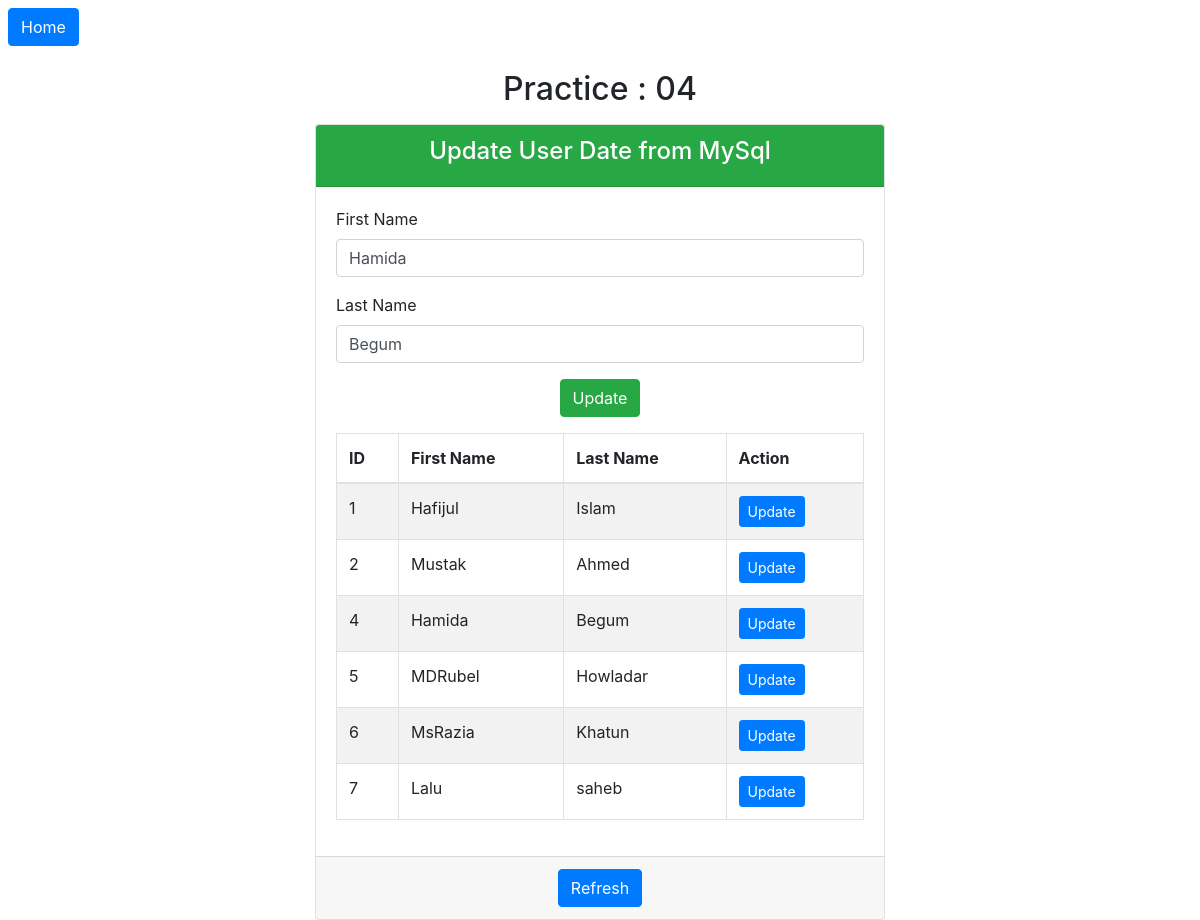
The app's page /users/update_name/4 with its own data.
### tables this page shows
CREATE TABLE `tbl_users` (
  `id` int(10) UNSIGNED NOT NULL,
  `first_name` varchar(45) NOT NULL DEFAULT '',
  `last_name` varchar(45) NOT NULL DEFAULT ''
);

### application/controllers/Users.php (called while the page is built, shortened)
<?php
	class Users extends CI_Controller
	{
		public function __construct()
		{
			$this->load->model('Users_model');
		}
		public function update_name($id = NULL)
		{
			$this->load->helper('form');
			$this->load->library('form_validation');
			$data = array();
			$data['user_info']['id'] = $id;
			if (isset($id)) {
				$user_info = $this->Users_model->get_user_by_id($id);
				if ($user_info != FALSE) {
					$data['user_info'] = $user_info;
				} else {
					$user_info = NULL;
				}
			}
			$data['user_names'] = $this->Users_model->fetch_name();
			$this->load->view('users/update', $data);
		}
	}

### index.php (called while the page is built, shortened)
<?php
require_once BASEPATH.'core/CodeIgniter.php';

### application/models/Users_model.php (called while the page is built, shortened)
<?php
    class Users_model extends CI_Model
    {
        public function fetch_name()
        {
            $query = $this->db->get('tbl_users');
            return $query->result();
        }
        public function get_user_by_id($id)
        {
            $sql = array('id' => $id);
            $user = $this->db->get_where('tbl_users', $sql,1);
            if ($user->num_rows() == 0) {
                return FALSE;
            } else {
                $result = $user->result();
                return $result[0];
            }
        }
    }

### application/views/users/update.php (the view, shortened to what this page needs)
<!DOCTYPE html>
<html lang="en">
<head>
	<link rel="stylesheet" href="<?= base_url(); ?>bower_components/bootstrap/dist/css/bootstrap.min.css">
</head>
<body>
<a href="<?= base_url(); ?>">
	<button class="btn btn-primary text-white m-2">Home</button>
</a>
<h2 class="text-center my-3">Practice : 04</h2>
<div class="container-fluid">
	<div class="row">
		<div class="offset-3 col-sm-6">
			<div class="card">
				<div class="card-header bg-success text-white">
					<h4 class="text-center">Update User Date from MySql</h4>
				</div>
				<div class="card-body">
					<form action="<?= base_url() . 'users/update_name/' . (isset($user_info->id) ? $user_info->id : NULL); ?>"
						method="post" accept-charset="utf-8">
						<div class="form-group">
							<label for="firstName">First Name</label>
							<input type="text" class="form-control" id="firstName" tabindex="1" name="first_name"
								   placeholder="Enter first name ..."
								   value="<?= isset($user_info->first_name) ? $user_info->first_name : NULL; ?>"
								   required autofocus>
						</div>
						<div class="form-group">
							<label for="lastName">Last Name</label>
							<input type="text" class="form-control" id="lastName" tabindex="2" name="last_name"
								   placeholder="Enter last name ..."
								   value="<?= isset($user_info->last_name) ? $user_info->last_name : NULL; ?>" required
								   autofocus>
						</div>
						<div class="form-group text-center">
							<button type="submit" class="btn btn-success" name="update" value="update">Update</button>
						</div>
					</form>
					<div class="table-responsive">
						<table class="table table-hover table-striped table-bordered">
							<thead>
							<tr>
								<th>ID</th>
								<th>First Name</th>
								<th>Last Name</th>
								<th>Action</th>
							</tr>
							</thead>
							<tbody>
							<?php
								if (isset($user_names) == TRUE) {
									foreach ($user_names as $user) { ?>
										<tr>
											<td><?= $user->id; ?></td>
											<td><?= $user->first_name; ?></td>
											<td><?= $user->last_name; ?></td>
											<td>
												<a href="<?= base_url() . 'users/update_name/' . $user->id; ?>">
													<button class="btn btn-primary btn-sm text-white">Update</button>
												</a>
											</td>
										</tr>
									<?php }
								} else { ?>
									<tr>
										<td colspan="3"> No data found</td>
									</tr>
								<?php }
							?>
							</tbody>
						</table>
					</div>
				</div>
				<div class="card-footer">
					<div class="col text-center">
						<a href="<?= base_url() . 'users/fetch_name'; ?>">
							<button class="btn btn-primary text-white" name="insert" value="Insert">Refresh</button>
						</a>
					</div>
				</div>
			</div>
		</div>
	</div>
</div>
</body>
</html>

### records on screen
tbl_users: first_name "Hamida", last_name "Begum", id "4"
tbl_users: id "1", first_name "Hafijul", last_name "Islam"
tbl_users: id "2", first_name "Mustak", last_name "Ahmed"
tbl_users: id "5", first_name "MDRubel", last_name "Howladar"
tbl_users: id "6", first_name "MsRazia", last_name "Khatun"
tbl_users: id "7", first_name "Lalu", last_name "saheb"
